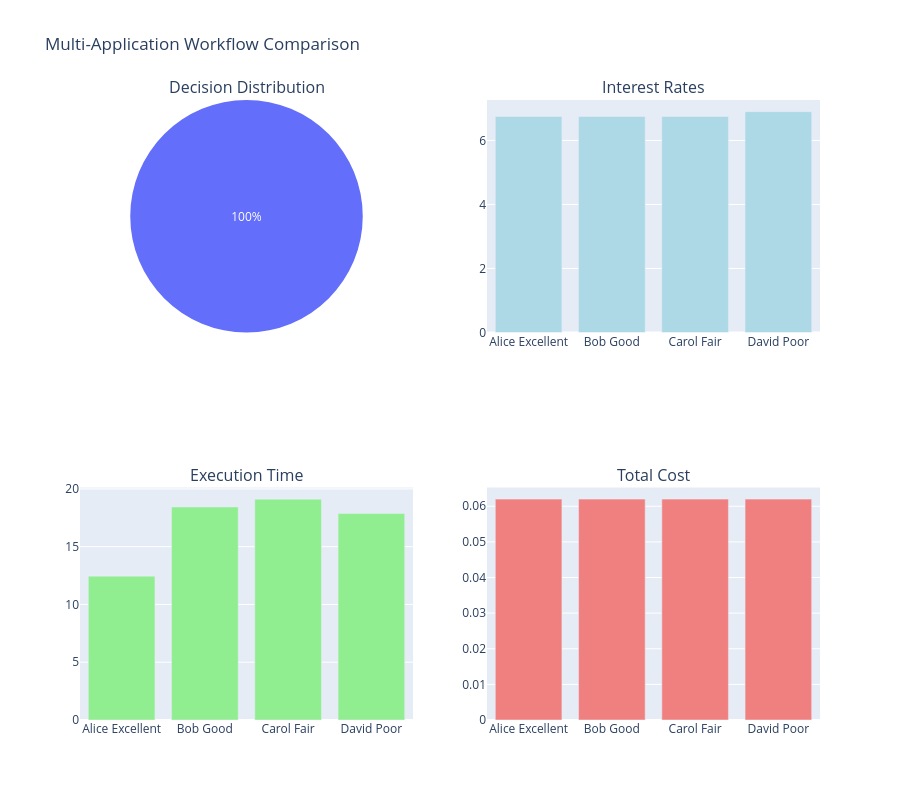

Here is the notebook cell this chart was saved with:
### Code cell
# Visualize comparison results
import pandas as pd

# Create comparison DataFrame
df = pd.DataFrame(results)

print("\n📋 COMPARISON TABLE")
print("="*80)
print(df.to_string(index=False))
print("="*80)

# Create visualization
fig = make_subplots(
    rows=2, cols=2,
    subplot_titles=('Decision Distribution', 'Interest Rates', 
                   'Execution Time', 'Total Cost'),
    specs=[[{'type': 'pie'}, {'type': 'bar'}],
           [{'type': 'bar'}, {'type': 'bar'}]]
)

# Decision distribution
decision_counts = df['decision'].value_counts()
fig.add_trace(
    go.Pie(labels=decision_counts.index, values=decision_counts.values, 
           name="Decisions"),
    row=1, col=1
)

# Interest rates
fig.add_trace(
    go.Bar(x=df['name'], y=df['interest_rate'], name="Interest Rate (%)",
           marker_color='lightblue'),
    row=1, col=2
)

# Execution time
fig.add_trace(
    go.Bar(x=df['name'], y=df['duration'], name="Duration (s)",
           marker_color='lightgreen'),
    row=2, col=1
)

# Total cost
fig.add_trace(
    go.Bar(x=df['name'], y=df['cost'], name="Cost ($)",
           marker_color='lightcoral'),
    row=2, col=2
)

fig.update_layout(height=800, showlegend=False, title_text="Multi-Application Workflow Comparison")
fig.show()

# Summary statistics
print("\n📊 SUMMARY STATISTICS")
print(f"   Total Applications: {len(results)}")
print(f"   Approved: {sum(1 for r in results if r['decision'] == 'approved')}")
print(f"   Rejected: {sum(1 for r in results if r['decision'] == 'rejected')}")
print(f"   Conditional: {sum(1 for r in results if r['decision'] == 'conditional')}")
print(f"   Average Duration: {df['duration'].mean():.2f}s")
print(f"   Average Cost: ${df['cost'].mean():.4f}")
print(f"   Total Cost: ${df['cost'].sum():.4f}")

### Figure 1 — Plotly figure (JSON) as saved in the notebook; plotly's stock layout.template omitted (floating-point values rounded to 4 significant figures)
{"data": [{"domain": {"x": [0, 0.45], "y": [0.625, 1]}, "labels": ["conditional_approval"], "name": "Decisions", "type": "pie", "values": [4]}, {"marker": {"color": "lightblue"}, "name": "Interest Rate (%)", "type": "bar", "x": ["Alice Excellent", "Bob Good", "Carol Fair", "David Poor"], "xaxis": "x", "y": [6.75, 6.75, 6.75, 6.9], "yaxis": "y"}, {"marker": {"color": "lightgreen"}, "name": "Duration (s)", "type": "bar", "x": ["Alice Excellent", "Bob Good", "Carol Fair", "David Poor"], "xaxis": "x2", "y": [12.45, 18.44, 19.11, 17.87], "yaxis": "y2"}, {"marker": {"color": "lightcoral"}, "name": "Cost ($)", "type": "bar", "x": ["Alice Excellent", "Bob Good", "Carol Fair", "David Poor"], "xaxis": "x3", "y": [0.062, 0.062, 0.062, 0.062], "yaxis": "y3"}], "layout": {"annotations": [{"font": {"size": 16}, "showarrow": false, "text": "Decision Distribution", "x": 0.225, "xanchor": "center", "xref": "paper", "y": 1, "yanchor": "bottom", "yref": "paper"}, {"font": {"size": 16}, "showarrow": false, "text": "Interest Rates", "x": 0.775, "xanchor": "center", "xref": "paper", "y": 1, "yanchor": "bottom", "yref": "paper"}, {"font": {"size": 16}, "showarrow": false, "text": "Execution Time", "x": 0.225, "xanchor": "center", "xref": "paper", "y": 0.375, "yanchor": "bottom", "yref": "paper"}, {"font": {"size": 16}, "showarrow": false, "text": "Total Cost", "x": 0.775, "xanchor": "center", "xref": "paper", "y": 0.375, "yanchor": "bottom", "yref": "paper"}], "height": 800, "showlegend": false, "title": {"text": "Multi-Application Workflow Comparison"}, "xaxis": {"anchor": "y", "domain": [0.55, 1]}, "xaxis2": {"anchor": "y2", "domain": [0, 0.45]}, "xaxis3": {"anchor": "y3", "domain": [0.55, 1]}, "yaxis": {"anchor": "x", "domain": [0.625, 1]}, "yaxis2": {"anchor": "x2", "domain": [0, 0.375]}, "yaxis3": {"anchor": "x3", "domain": [0, 0.375]}}}
